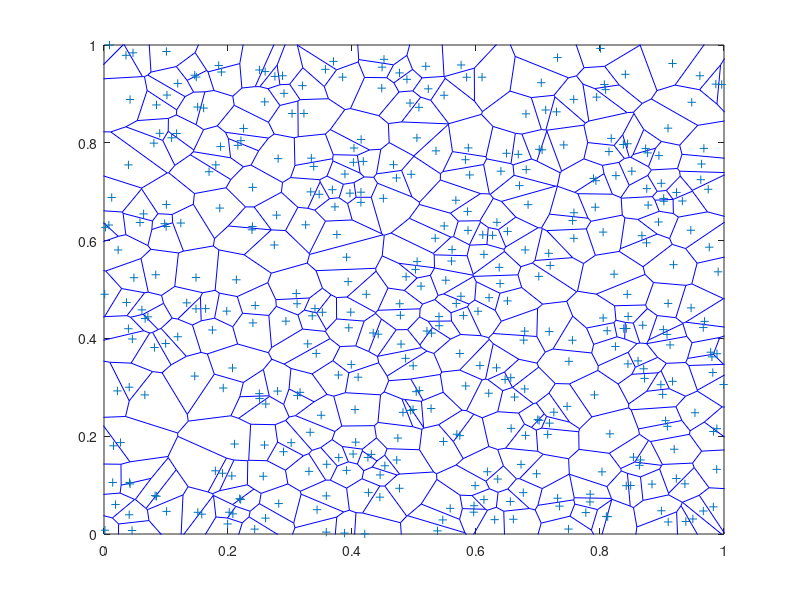

Write MATLAB code to recreate this figure. (Note: this script raises an error after producing the figure.)
close all
hfig = figure(3);
rng default;
x = rand([1 400]);
y = rand([1 400]);
voronoi(x,y)
xlim([0 1])
ylim([0 1])
% axis equal
box on
ax = gca;
ax.XColor = 'black';
ax.LineWidth = 1.5
set(gca,'xtick',[],'xticklabel',[])
set(gca,'ytick',[],'yticklabel',[])
set(gca,'linewidth', 2);
% figWidth = 64;
% figHight = 64;
% set(hfig,'PaperUnits','centimeters');
% set(hfig,'PaperPosition',[0 0 figWidth figHight])
% fileout = [mat2str(1)];
% print(hfig,[fileout,'fcc'],'-r300','-dpng')
